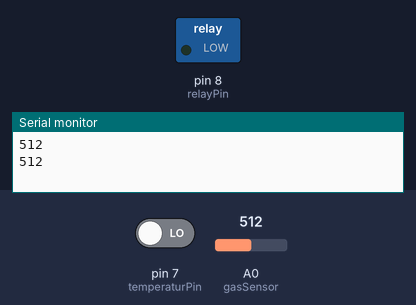
The sketch below on a simulated Arduino Uno, built with avr-gcc and run on an emulated ATmega328P. Shown: switched loads named in the sketch (green lamp = pin HIGH), the last lines printed to the serial monitor. The test bench sets the inputs (shaded band); at power-on: A0 (gasSensor) = 512, pin 7 (temperaturPin) LOW.

Above: at 1.8 s.
1.9 s: A0 (gasSensor) set to 110
3.4 s: A0 (gasSensor) set to 92
At 5.2 s:
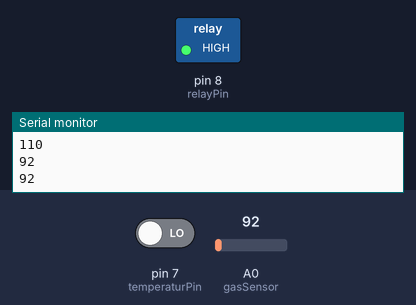
5.5 s: A0 (gasSensor) set to 122
At 7.0 s:
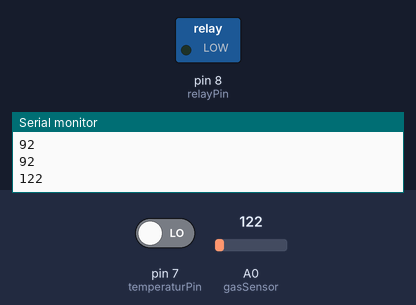
7.5 s: A0 (gasSensor) set to 90
At 8.5 s:
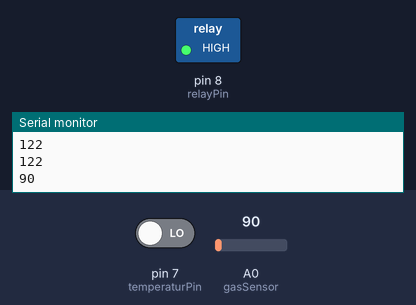
Timing chart, 0 to 10.5 s (numbered marks = the images above; inputs shaded):
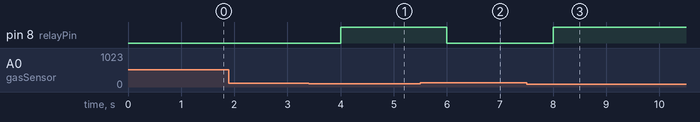

The sketch:

ArdunioFile.ino
```cpp
const int gasSensor = A0;  // Connect the moisture sensor to digital pin 8
const int relayPin = 8;     // Connect the relay to digital pin 3
const int temperaturPin = 7;
#include <DHT.h>
#define DHT_PIN 7
#define DHT_TYPE DHT11

DHT dht(DHT_PIN, DHT_TYPE);

void setup() {
  pinMode(gasSensor, INPUT);  // Set moisture sensor pin as an input
  pinMode(relayPin, OUTPUT);    // Set relay pin as an output
  digitalWrite(relayPin, LOW); // Turn off the relay initially
  Serial.begin(9600);          // Initialize the serial communication for debugging
}

void loop() {

  int gasValue = analogRead(gasSensor); // Read the gas sensor value (0 or 1)
  int temeratureValue = digitalRead(temperaturPin);

  Serial.println( gasValue);

  // Serial.println( humidity );
  // Serial.println(temperature);
  // If moisture value is less than 10, turn on the relay, else turn it off
  if (gasValue < 100) {
    digitalWrite(relayPin, HIGH); // Turn on the relay
    // Serial.println("Moisture level is low. Relay is Off.");
  } else {
    digitalWrite(relayPin, LOW);  // Turn off the relay
    // Serial.println("Moisture level is sufficient. Relay is on .");
  }

  delay(1000); // Delay for 1 second to avoid rapid relay state changes
}
```

Measured:
- the behaviour switches between 100 and 99 on A0 (gasSensor) (found by bisection; images 0 and 1)
- after the input at 3.4 s, pin 8 (relayPin): LOW → HIGH after 0.60 s
- after the input at 5.5 s, pin 8 (relayPin): HIGH → LOW after 0.50 s
- after the input at 7.5 s, pin 8 (relayPin): LOW → HIGH after 0.50 s
